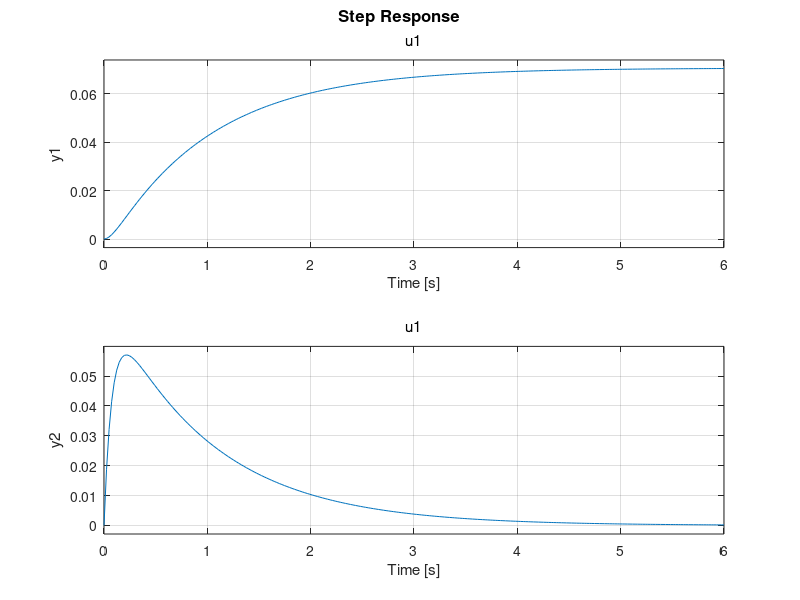

The MATLAB script that drew this image: (Note: this script raises an error after producing the figure.)
close all
warning('off','all')
%% Continuous Time

clear

Ix = .1;                 % rotational moment of inertia
C_l_prime = .01;        % slope of cl vs alpha curve
rho = 1.17;             % density in kg/m^3
S = .007;               % wing area in m^2
area = .0001;              % wing cross-sectional area
d_l = 0.15;             % distance from roll axis to aerodynamic center

angle_noise = 0.003;
rate_noise = .06;

v = 70;                 % Air Speed (m/s)

A = [
    0 1;
    0 0;
];
B = [
    0;
    1.5*rho*v^2*C_l_prime*S*d_l*(1/Ix)
];
C = [1 0; 0 1];
D = 0;

q1 = 200; 
r1 = 1;

Q = C'*q1*C;
R = r1;


K = lqr(A, B, Q, R);

sys1 = ss(A-B*K, B, C, D);
step(sys1)

x0 = [0 20]';
[T,X] = ode45(@stabilize, 0:.001:4, x0);

plot(T, X(:,2))

%% Discrete Time Updates

dT = .004;           % Sample rate (control loop time)
totalT = 8; %secs
stepsPerdt = 10;
[Kd, Sd, ed] = lqrd(A,B,Q,R, dT)
rate = 135; % deg/s (servo)


tauVecLength = totalT / dT * (stepsPerdt + 1);
time = linspace(0,totalT,tauVecLength);

tauConst = 5*ones(tauVecLength,1) ;
tauPeriodic = 2.5 * sin(time) + 5;
seedPseudo = randi([1000,2000],1,60);
tauPseudoRand = [];
for i = 1:1:length(seedPseudo)
    if mod(i,2) == 0
        tauPseudoRand = [tauPseudoRand, zeros(1,seedPseudo(i))];
    else
        tauPseudoRand = [tauPseudoRand, ones(1,seedPseudo(i))*5];
    end
end

tauChoice = tauPseudoRand(1:tauVecLength);
    
tau = reshape(tauChoice, [(stepsPerdt +1), totalT/dT]);

u=0;
uf=0;
xp = [0; 0]; xc = [0;0]; r = 0;
ti = 0; tf = ti + dT; Traj = [];
x_true = xp;
for k=1:1:totalT/dT

    u0 = uf;
    u = -Kd*xp;
    if abs(u) > 15
        u = (abs(u)/u)*15;
    end
    %u = 0;
    if u == u0
        dir = 0;
    else
        dir = abs(u-u0)/(u-u0);
    end
    
%u 
    timespan = [ti:dT/stepsPerdt:tf]';
    
    % 
    u_path = u0 + (timespan-ti)*dir*rate;
    for i=1:size(u_path)
        if dir < 0
            if u_path(i) < u
                u_path(i) = u;
            end
        elseif dir > 0
            if u_path(i) > u
                u_path(i) = u;
            end
        end
    end
  
    pertPath = u_path + tau(:,k);
    [Yout, Tout, Xout]=lsim(ss(A,B,C,D),pertPath,timespan,x_true);
%     [Tout, Xout] = ode45(@(t,x) stabilize_pert(t,x, u0, uf, timespan, dT, rate), timespan, xp);
    xp = Xout(end,:)' + [angle_noise*randn; rate_noise*randn];
    Traj = [Traj; Tout(:), Xout, xp'.*ones(size(Xout)), u_path];
    
    uf = u_path(end);
    ti = tf;
    tf = ti+dT;
    x_true = Xout(end,:)';

end
%ang vel
figure
plot((Traj(:,1)),Traj(:,5),'g', (Traj(:,1)),Traj(:,3),'b',flip(Traj(:,1)),r*ones(size(Traj(:,1))), 'r--','linewidth',2);
set(gca,'fontsize', 16);
xlabel('Time (s)');
ylabel('rad/sec')
legend('Measured Roll Rate', 'True Roll Rate', 'Reference');

set(gcf, 'Position', get(0, 'Screensize').*0.4 + [400 300 200 100]); 
saveas(gcf, '/Users/shantamerkanian/Desktop/School/W23/AE 405/Final Report/simulated_tauPseudoRand.png')

figure
plot((Traj(:,1)),Traj(:,2),'b', 'linewidth',3);
set(gca,'fontsize', 16);
title('Pseudo Random: Angle')
xlabel('Time (s)');
ylabel('rad')
legend('Angle');

figure
plot((Traj(:,1)), Traj(:,6), 'b', time, tauChoice, 'r--','linewidth',3);
set(gca,'fontsize', 16);
title('Pseudo Random: Controls')
xlabel('Time (s)');
ylabel('deg')
legend('u');

